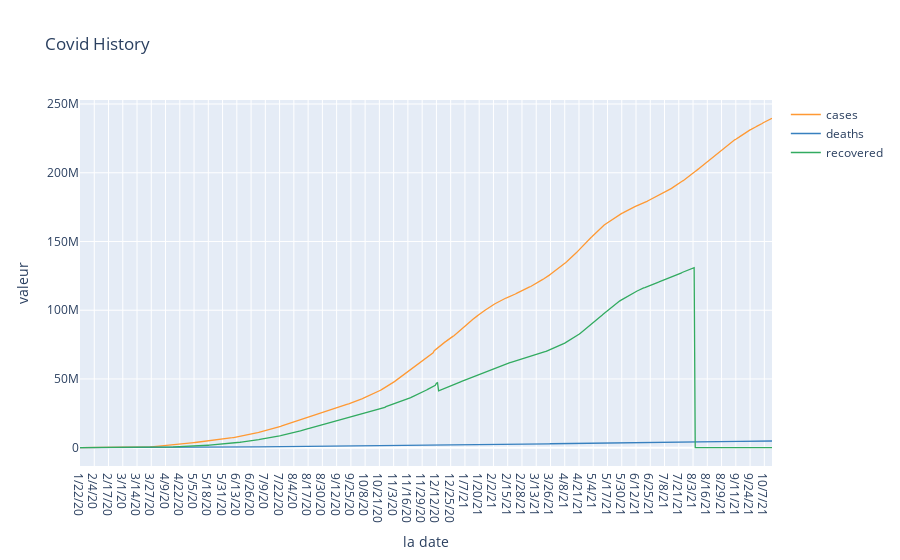

Notebook code for this chart:
### Code cell
df1=df[['cases','deaths','recovered']]
layout =dict(title='Covid History',xaxis= dict(title='la date'),yaxis=dict(title='valeur'))
df1.iplot(filename='cf-simple-line-chart',layout=layout)

### Figure 1 — Plotly figure (JSON) as saved in the notebook; plotly's stock layout.template omitted (floating-point values rounded to 4 significant figures; data arrays with more than 128 entries replaced by an {"elided": "..."} marker saying what was removed)
{"data": [{"line": {"color": "rgba(255, 153, 51, 1.0)", "dash": "solid", "shape": "linear", "width": 1.3}, "mode": "lines", "name": "cases", "text": "", "type": "scatter", "x": {"elided": "632 str values"}, "y": {"elided": "632 int values"}}, {"line": {"color": "rgba(55, 128, 191, 1.0)", "dash": "solid", "shape": "linear", "width": 1.3}, "mode": "lines", "name": "deaths", "text": "", "type": "scatter", "x": {"elided": "632 str values"}, "y": {"elided": "632 int values"}}, {"line": {"color": "rgba(50, 171, 96, 1.0)", "dash": "solid", "shape": "linear", "width": 1.3}, "mode": "lines", "name": "recovered", "text": "", "type": "scatter", "x": {"elided": "632 str values"}, "y": {"elided": "632 int values"}}], "layout": {"title": {"text": "Covid History"}, "xaxis": {"title": {"text": "la date"}}, "yaxis": {"title": {"text": "valeur"}}}}
